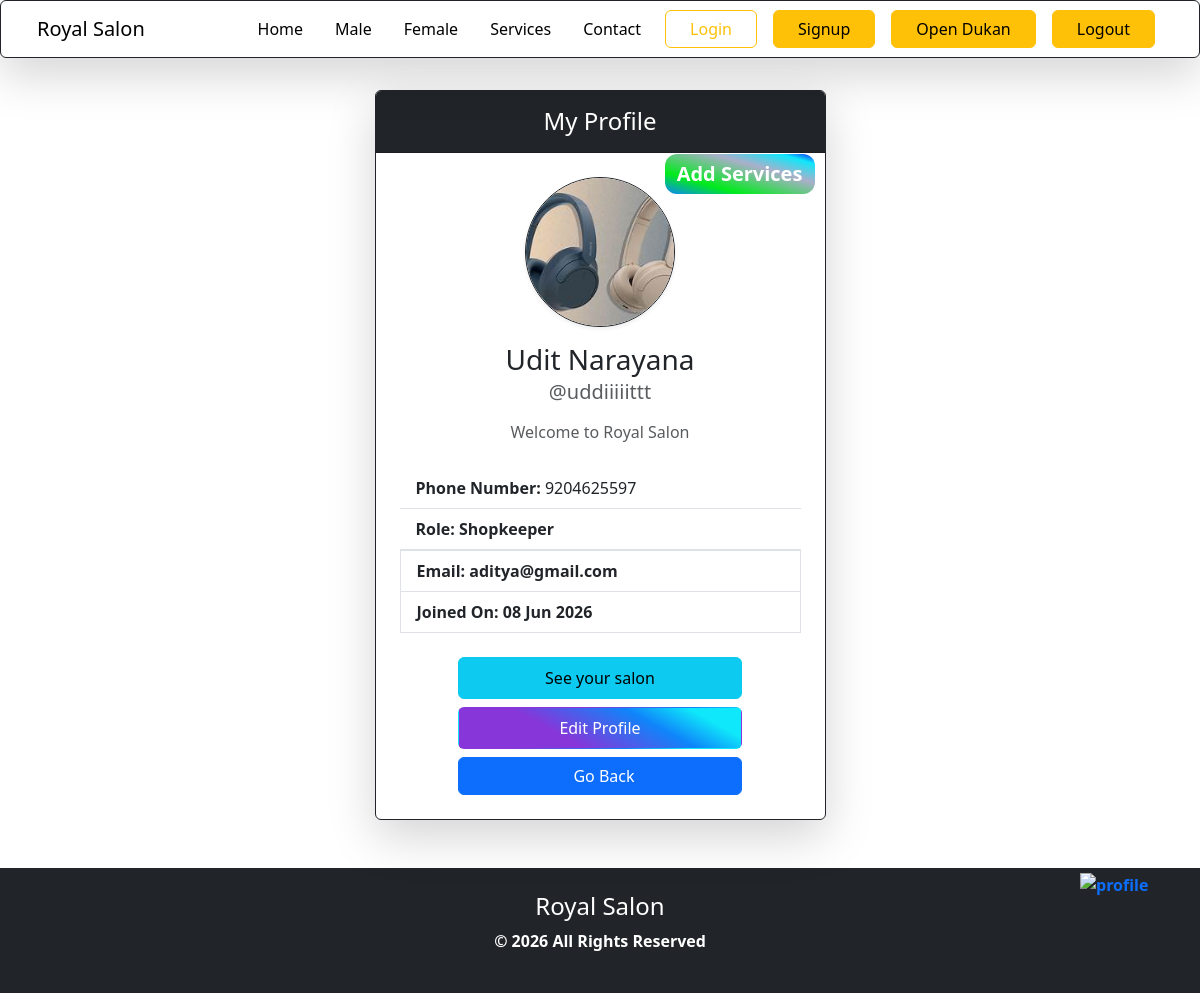
The page /accounts/profile/ (signed in) on the database as committed earlier.
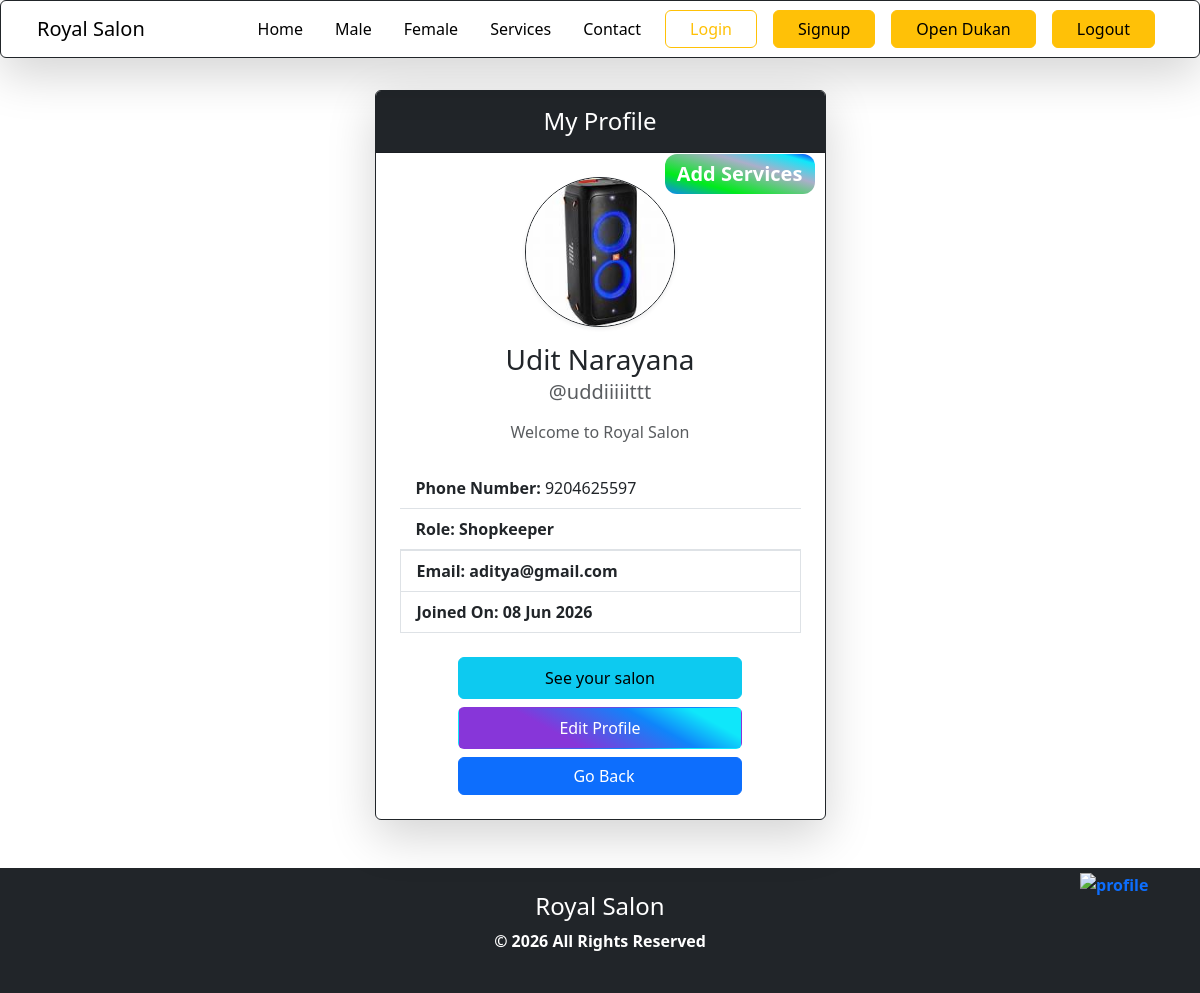
The same page on the database as committed later.
### accounts/models.py (models this page shows)
class CustomUser(AbstractUser):
    is_customer = models.BooleanField(default=False)
    is_shopkeeper = models.BooleanField(default=False)
    name = models.CharField(max_length=20)
    mobile = models.CharField(max_length=10)
    image = models.ImageField(upload_to='CustomUser', blank=True, null=True)

### accounts/views.py (the view)
# urls.py: path('profile/',views.profile, name='profile'),
@login_required(login_url='login')
def profile(request):
    context = {
        'current_user': request.user
    }
    return render(request, 'accounts/profile.html', context)

### templates/accounts/profile.html (shortened to what this page needs)
{% extends 'main.html' %}
{% load static %}
{% block extra_css %}
<link rel="stylesheet" href="{% static 'css/profile.css' %}" />
{% endblock %}
{% block content %}
<div class="container mt-5 mb-5">
    <div class="row justify-content-center">
        <div class="col-md-6 col-lg-5">
            <div class="card shadow-lg border-dark rounded">
                <div class="card-header bg-dark text-white text-center py-3">
                    <h4 class="mb-0">My Profile</h4>
                </div>
                 <div class="">
                    <a href="{% url 'add_service' %}" class="text-decoration-none"><span class="badge text-bg-secondary ">Add Services</span></a>
                 </div>
                <div class="card-body text-center p-4">
                    {% if user.image %}
                    <img src="{{ user.image.url }}" class="rounded-circle mb-3 border border-dark shadow-sm"
                        style="width: 150px; height: 150px; object-fit: cover;" alt="Profile Image">
                    {% else %}
                    <img src="https://cdn-icons-png.flaticon.com/512/3135/3135715.png"
                        class="rounded-circle mb-3 border border-dark shadow-sm"
                        style="width: 150px; height: 150px; object-fit: cover;" alt="Default Profile Image">
                    {% endif %}
                    <h3 class="card-title text-capitalize mb-1">{{ user.name }}</h3>
                    <h5 class="text-muted mb-3">@{{ user.username }}</h5>
                    <p class="text-muted mb-4">Welcome to Royal Salon</p>
                    <ul class="list-group list-group-flush text-start mb-4">
                        <li class="list-group-item">
                            <strong>Phone Number:</strong> {{ user.mobile }}
                        </li>
                        <li class="list-group-item">
                            <strong>Role:
                                {% if user.is_shopkeeper %}
                                Shopkeeper
                                {% elif user.is_customer %}
                                Customer
                                {% else %}
                                Admin
                                {% endif %}</span>
                        </li>
                        <li class="list-group-item">
                            <strong>Email:</strong> {{ user.email }}
                        </li>
                        <li class="list-group-item">
                            <strong>Joined On:</strong> {{ user.date_joined|date:"d M Y" }}
                        </li>
                    </ul>
                    <div class="row justify-content-center mt-3">
                        <div class="col-12 col-md-8">
                            <div class="row justify-content-center gap-2 align-items-center">
                                {% if user.is_authenticated and user.is_shopkeeper %}
                                <a href="{% url 'salon_detail' %}" class="btn btn-info px-4 py-2" style="font-weight: 500;">See your salon</a>
                                {% endif %}
                                <a href="{% url 'editprofile' user.id %}" class="btn text-white px-4 py-2"
                                    style="background: linear-gradient(209deg, #0fe7fa 15%, #0f85fa 33%, #8736d9 65%); font-weight: 500;">
                                    Edit Profile
                                </a>
                                <button class="btn btn-primary " onclick="history.back()"> Go Back</button>
                            </div>
                        </div>
                    </div>
                </div>
            </div>
        </div>
    </div>
</div>
{% endblock %}

Rows that differ between the two databases and show on the page:
changed CustomUser "Udit Narayana": image: a different picture
